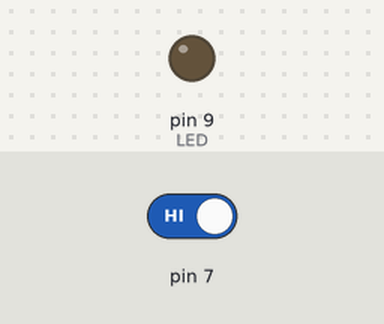
Recording of a sketch running on a simulated Arduino Uno, built with avr-gcc and run on an emulated ATmega328P. On the bench: output pins drawn as LEDs (lit = HIGH). Inputs (shaded band) come from the test bench; at power-on: pin 7 HIGH.

Above: at 1.2 s.
1.3 s: pin 7 driven LOW
At 1.7 s:
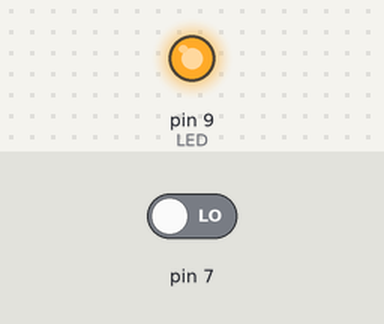
2.8 s: pin 7 driven HIGH
At 4.1 s:
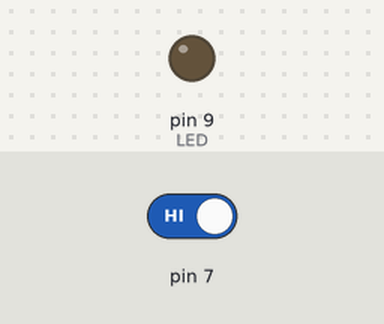
Timing chart, 0 to 5.8 s (numbered marks = the images above; inputs shaded):
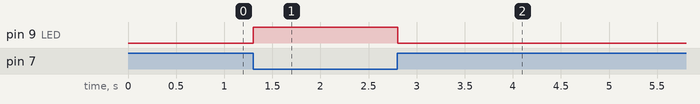

Measured:
- after the input at 1.3 s, pin 9 (LED): LOW → HIGH at once
- after the input at 2.8 s, pin 9 (LED): HIGH → LOW at once

The sketch:

LDRLEDonOff.ino
```cpp
//LED mit Lichtsensor anschalten

const int LED = 9;
int val = 0;

void setup() {
  pinMode(LED, OUTPUT);
  digitalWrite(LED, LOW);
}

void loop() {
  val = digitalRead(7);
  if(val == LOW){
    digitalWrite(LED, HIGH);
  } else {
    digitalWrite(LED, LOW);
  }
  delay(10);
}
```
